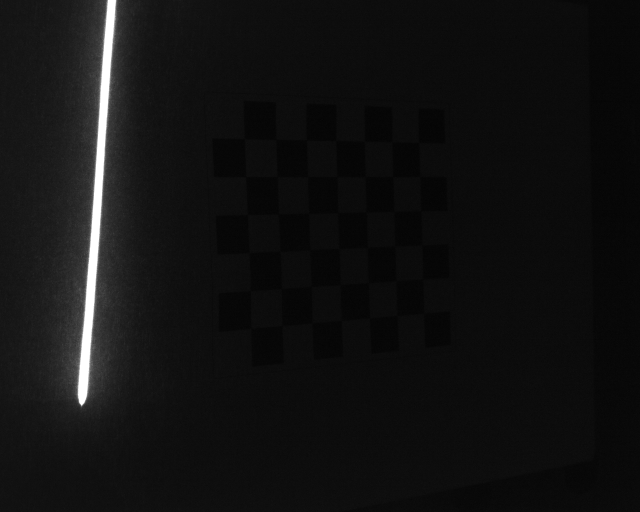
#> input picture etna_calib/data/frame0001.png, 1280 x 1024 px, found by its file name (shown at 1/2 size)
$ python image.py
#> lines starting #> are read from the running program, lines starting #| are printed output that depends on the picture
import cv2
import glob
import numpy as np
import matplotlib.pyplot as plt


def read_image(filename):
#> called with filename = '../data/frame0001.png'
    image = cv2.imread(filename)
#> image is the input picture: shape (1024, 1280, 3); min 2, max 255, mean 18.3
#> call 2 of read_image, with filename = '../data/frame0002.png'
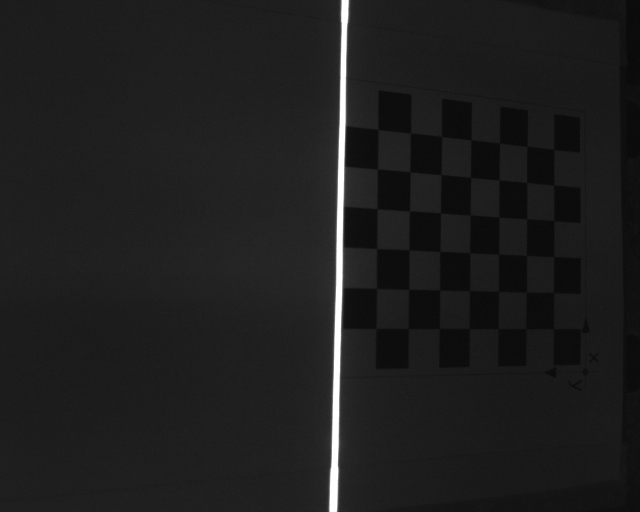
#> input picture etna_calib/data/frame0002.png, 1280 x 1024 px, found by its file name (shown at 1/2 size)
#> in read_image, image is the input picture: shape (1024, 1280, 3); min 7, max 255, mean 30.3
#> in show_image, `plt.show()`:
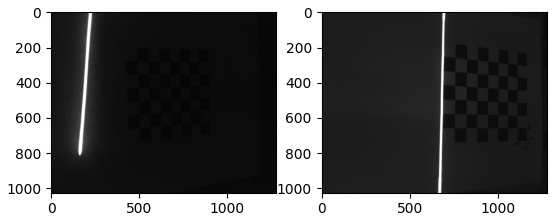
#> figure drawn by matplotlib, 2 panels
    return image


# [4 lines left out: function read_images, not called in this run]


def write_image(filename, image):
    cv2.imwrite(filename, image)


def get_size(image):
    height, width = image.shape[:2]
    return width, height


# [5 lines left out: function scale_image, not called in this run]


def rotate_image(image, angle, scale=1.0):
#> called with angle = 45, scale = 1
    image_center = (image.shape[1] / 2, image.shape[0] / 2)
#> image_center = (640, 512)
    rot_mat = cv2.getRotationMatrix2D(image_center, angle, scale)
    result = cv2.warpAffine(image, rot_mat, (image.shape[1], image.shape[0]), flags=cv2.INTER_CUBIC)#LINEAR)
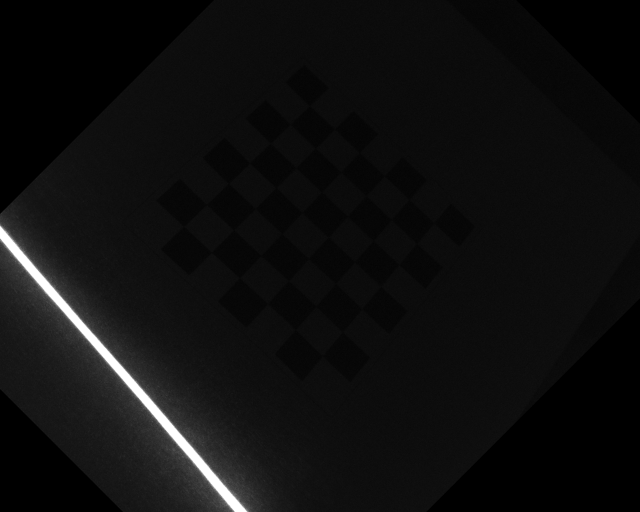
#> result: shape (1024, 1280, 3) (shown at 1/2 size); min 0, max 255, mean 15.1
    return result


def flip_image(image):
    return cv2.flip(image, 0)


def _imshow(image, cmap='gray'):
    if len(image.shape) == 3:
        plt.imshow(cv2.cvtColor(image, cv2.COLOR_BGR2RGB))
    else:
        plt.imshow(image, cmap=cmap)


def show_image(image1, image2=None, cmap='gray'):
    plt.figure()
    if image2 is None:
        plt.subplot(1, 1, 1)
        _imshow(image1, cmap=cmap)
    else:
        plt.subplot(1, 2, 1)
        _imshow(image1, cmap=cmap)
        plt.subplot(1, 2, 2)
        _imshow(image2, cmap=cmap)
    plt.show()


def _show_image(image, wait=0, scale=1.0):
    cv2.imshow('Image', scale_image(image, scale))
    cv2.waitKey(wait)


# [4 lines left out: function show_images, not called in this run]


# Color filters

def threshold(image, thr=39):
    return cv2.threshold(image, thr, 255, cv2.THRESH_BINARY)[1]


def normalize(image):
    cv2.normalize(image, image, 0, 255, cv2.NORM_MINMAX)
    return image


# Morphological filters

# [10 lines left out: functions erode, dilate, not called in this run]


def close(image, size=3, itera=1):
    kernel = cv2.getStructuringElement(cv2.MORPH_ELLIPSE, (size, size))
    return cv2.morphologyEx(image, cv2.MORPH_CLOSE, kernel, iterations=itera)


# [11 lines left out: function skeleton, not called in this run]


if __name__ == "__main__":
    img1 = read_image('../data/frame0001.png')
    img2 = read_image('../data/frame0002.png')
    show_image(img1, img2, cmap='hot')

    image = rotate_image(img1, 45)
    show_image(image)
